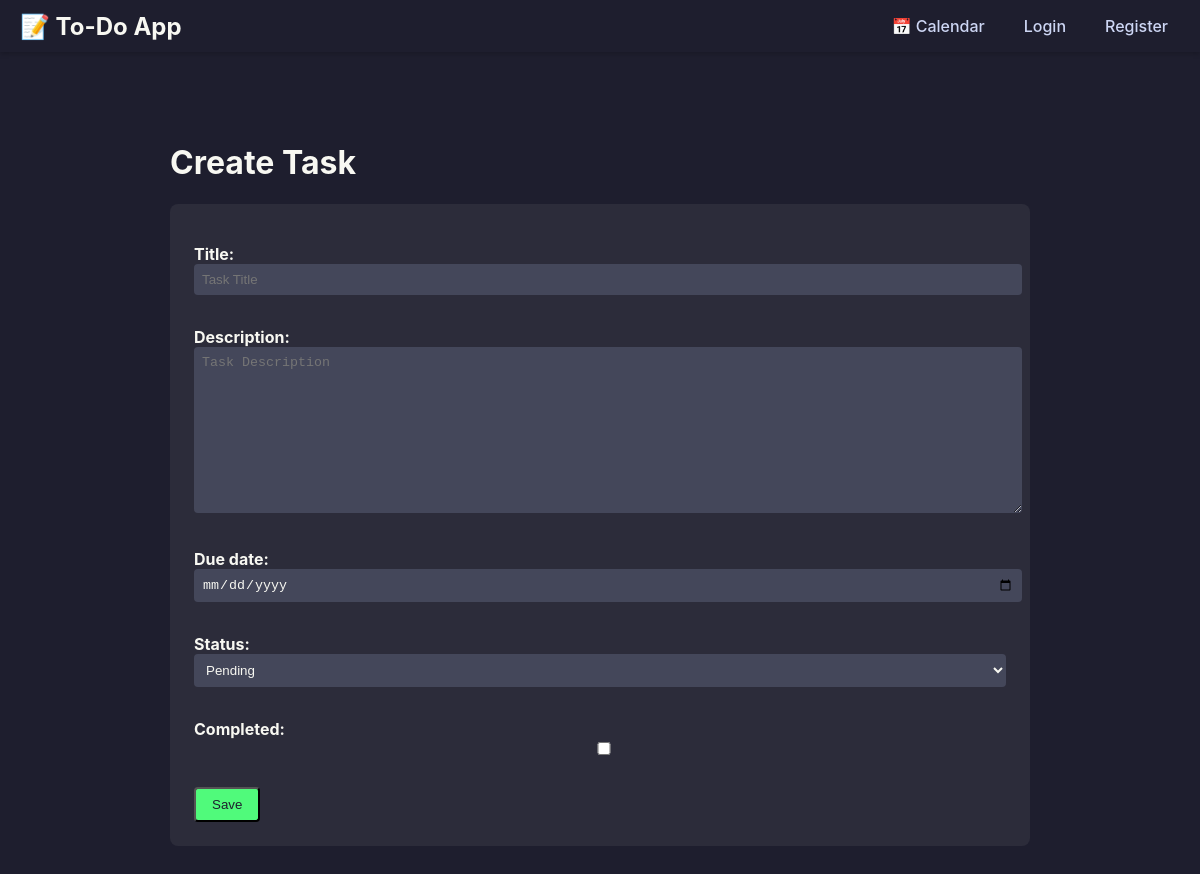
Page /todo/lists/13/tasks/add/ on the earlier database version.
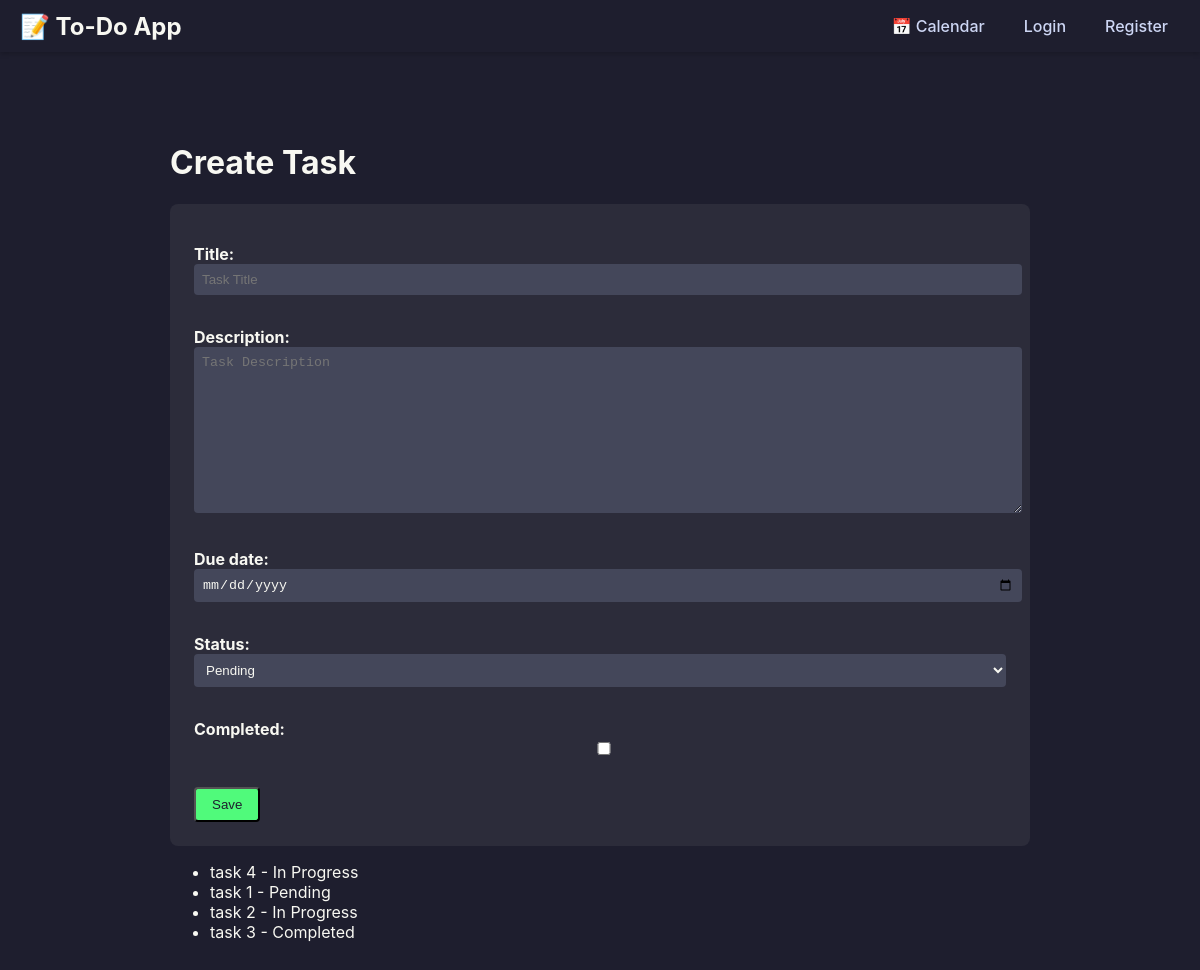
Same page on the later database version.
### tasks/models.py (models this page shows, shortened)
class Task(models.Model):
    STATUS_CHOICES = [
        ('Pending', 'Pending'),
        ('In Progress', 'In Progress'),
        ('Completed', 'Completed'),
    ]
    todo_list = models.ForeignKey(ToDoList, on_delete=models.CASCADE, related_name='tasks')
    title = models.CharField(max_length=200)
    description = models.TextField(blank=True)
    due_date = models.DateField(null=True, blank=True)
    status = models.CharField(max_length=20, choices=STATUS_CHOICES, default='Pending')
    completed = models.BooleanField(default=False)
    created_at = models.DateTimeField(auto_now_add=True)
    updated_at = models.DateTimeField(auto_now=True)
    class Meta:
        ordering = ['due_date', 'status']

### tasks/views.py (the view, shortened to what this page needs)
# urls.py: path('lists/<int:pk>/tasks/add/', TaskCreateView.as_view(), name='task-create'),
class TaskCreateView(View):
    def get(self, request, pk):
        form = TaskForm()
        tasks = Task.objects.filter(todo_list__pk=pk)
        return render(request, 'tasks/task_form.html',
                      {'form': form,
                       'tasks': tasks,
                       'pk': pk})

### tasks/forms.py (shortened to what this page needs)
class TaskForm(forms.ModelForm):
    class Meta:
        model = Task
        fields = ['title', 'description', 'due_date', 'status', 'completed']
        widgets = {
            'title': forms.TextInput(attrs={'class': 'form-control', 'placeholder': 'Task Title'}),
            'description': forms.Textarea(attrs={'class': 'form-control', 'placeholder': 'Task Description'}),
            'due_date': forms.DateInput(attrs={'type': 'date', 'class': 'form-control'}),
            'status': forms.Select(attrs={'class': 'form-control'}),
            'completed': forms.CheckboxInput(attrs={'class': 'form-check-input'}),
        }

### tasks/templates/tasks/task_form.html (shortened to what this page needs)
{% extends 'base.html' %}
{% block content %}
  <div class="container">
    <h1 class="title">{% if form.instance.pk %}Update Task{% else %}Create Task{% endif %}</h1>
    <form method="post" class="form-container" id="task-form">
      {{ form.as_p }}
      <button type="submit" class="btn submit-btn">{% if form.instance.pk %}Update{% else %}Save{% endif %}</button>
    </form>
    <ul id="task-list">
      {% for task in tasks %}
          <li>{{ task.title }} - {{ task.status }}</li>
      {% endfor %}
    </ul>
  </div>
{% endblock %}

Differences in the rows shown:
added Task: title "task 4", status "In Progress"
added Task: title "task 1", status "Pending"
added Task: title "task 2", status "In Progress"
added Task: title "task 3", status "Completed"
